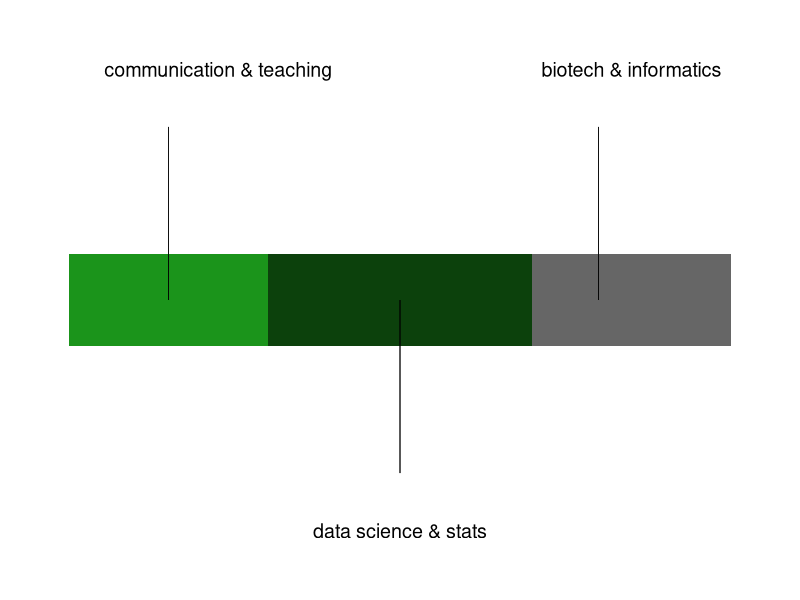

The R source for this figure:
require(ggplot2)

# Make a dummy dataframe
dat <-
  data.frame(
    type = c(
      "4communication",
      "3data science\n&stats",
      "1biotech &\ninformatics"
    ),
    pct = c(30, 40, 30),
    y = as.factor(c(4,4,4))
  )
experience_plot <- 
  ggplot(dat, aes(x = pct, y = y, fill = type)) +
  geom_bar(width = 0.8,
           stat = "identity") +
  ylim("2", "3", "4","5","6") +
  xlim(c(-5, 105)) +
  scale_fill_manual(values = c("#666666", "#0c410c", "#1b941b")) +
  theme_void() +
  theme(legend.position = "none") +
  geom_text(
    x = c(22.5, 50, 85),
    y = c("6", "2", "6"),
    label = c(
      "communication & teaching",
      "data science & stats",
      "biotech & informatics"
    ),
    size = 5
  ) +
  geom_segment(y = 3,
               yend = 4.5,
               x = 15,
               xend = 15,
               linewidth = 0.2) +
  geom_segment(y = 3,
               yend = 1.5,
               x = 50,
               xend = 50,
               linewidth = 0.2) +
  geom_segment(y = 3,
               yend = 4.5,
               x = 80,
               xend = 80,
               linewidth = 0.2)